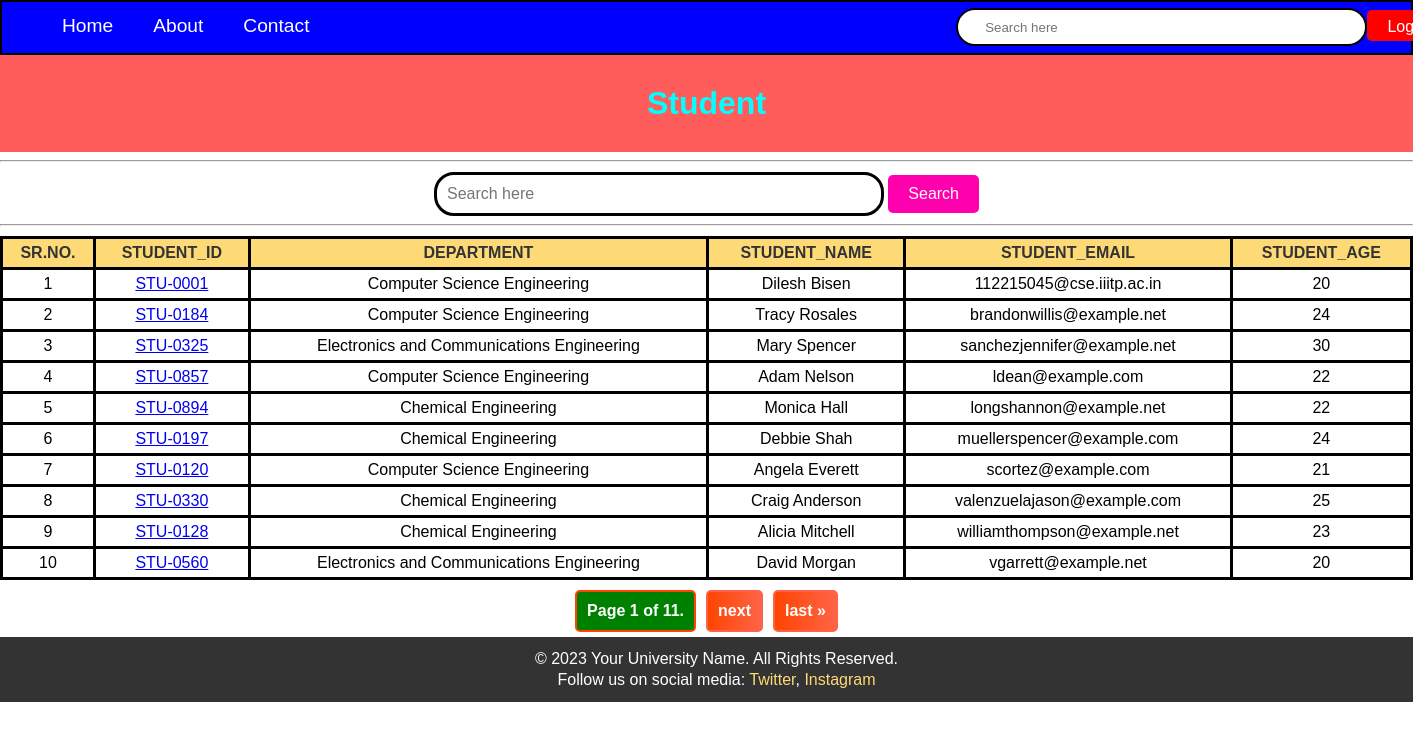
Page /student on the committed database.
### vegi/models.py (models this page shows, shortened)
class Student(models.Model):
    department = models.ForeignKey(
        Department, related_name="depart", on_delete=models.CASCADE
    )
    student_id = models.OneToOneField(
        StudentID, related_name="studentid", on_delete=models.SET_NULL, null=True
    )
    student_name = models.CharField(max_length=100)
    student_email = models.EmailField(unique=True)
    student_age = models.IntegerField(default=18)
    student_address = models.TextField()
    is_deleted = models.BooleanField(default=False)
    objects = StudentManager()
    admin_objects = models.Manager()
    class Meta:
        ordering = ["student_name"]
        verbose_name = "student"

class StudentID(models.Model):
    student_id = models.CharField(max_length=100)
    def __str__(self) -> str:
        return self.student_id

class Department(models.Model):
    department = models.CharField(max_length=100)
    class Meta:
        ordering = ["department"]

### vegi/views.py (the view, shortened to what this page needs)
# urls.py: path("student", get_students, name="get_students"),
def get_students(request):
    queryset = Student.objects.annotate(
        total_marks=Sum("studentmarks__marks")
    ).order_by("-total_marks")
    paginator = Paginator(queryset, 10)
    page_number = request.GET.get("page", 1)
    try:
        page_obj = paginator.page(page_number)
    except PageNotAnInteger:
        page_obj = paginator.page(1)
    except EmptyPage:
        page_obj = paginator.page(paginator.num_pages)
    return render(
        request, "report/student.html", {"page_obj": page_obj, "heading": "Student"}
    )

### vegi/models.py (called while the page is built)
    def get_queryset(self):
        return super().get_queryset().filter(is_deleted=False)

### vegi/templates/report/student.html (shortened to what this page needs)
{% extends 'base.html' %}
{% block start %}
  <header>
    <nav>
      <ul>
        <li>
          <a href="student">Home</a>
        </li>
        <li>About</li>
        <li>Contact</li>
      </ul>
      <div class="search">
        <input type="text" placeholder="Search here" />
      </div>
      <div class="logout-btn">
        <a href="/logout" class="btn btn-success">Logout</a>
      </div>
    </nav>
  </header>
  <main>
    <h1>Student</h1>
  </main>
  <hr />
  <div class="search-section">
    <form>
      <div class="search">
        <input type="text" name="search" placeholder="Search here" />
        <button type="submit" class="btn btn-primary">Search</button>
      </div>
    </form>
  </div>
  <hr />
  <table>
    <thead>
      <tr>
        <th>Sr.no.</th>
        <th>student_id</th>
        <th>department</th>
        <th>student_name</th>
        <th>student_email</th>
        <th>student_age</th>
      </tr>
    </thead>
    <tbody>
      {% for student in page_obj %}
        <tr>
          <td>{{ page_obj.start_index|add:forloop.counter0 }}</td>
          <td>
            <a href="{% url 'see_marks' student.student_id %}">{{ student.student_id }}</a>
          </td>
          <td>{{ student.department.department }}</td>
          <td>{{ student.student_name }}</td>
          <td>{{ student.student_email }}</td>
          <td>{{ student.student_age }}</td>
        </tr>
      {% endfor %}
    </tbody>
  </table>
  <div class="pagination">
    <span class="step-links">
      <span class="current">Page {{ page_obj.number }} of {{ page_obj.paginator.num_pages }}.</span>
      {% if page_obj.has_next %}
        <a href="?page={{ page_obj.next_page_number }}">next</a>
        <a href="?page={{ page_obj.paginator.num_pages }}">last &raquo;</a>
      {% endif %}
    </span>
  </div>
  <footer>
    <p>&copy; 2023 Your University Name. All Rights Reserved.</p>
    <p>
      Follow us on social media:
      <a href="https://twitter.com" target="_blank">Twitter</a>,
      <a href="https://www.instagram.com/" target="_blank">Instagram</a>
    </p>
  </footer>
{% endblock %}

### vegi/templates/report/student.html (style rules this page uses)
header { height: 51px; background-color: blue; border: 2px solid rgb(0, 0, 0); animation: slideInNav 1s ease-out; }
nav { display: flex; justify-content: space-between; align-items: center; }
nav ul, nav a { height: 15px; display: flex; justify-content: left; align-items: center; margin-left: 0; text-decoration: none; color: white; }
nav ul li { font-size: larger; padding: 0 20px; list-style-type: none; display: flex; justify-content: flex-start; color: white; margin: 0; }
nav .search { display: flex; align-items: center; margin-right: auto; }
nav .search input { width: 25vw; height: 30px; padding: 2px 27px; border: 2px solid black; border-radius: 25px; margin: 5px 0px 2px 47em; }
nav .btn-success { background-color: rgb(255, 0, 0); color: #fff; padding: 8px 20px; text-decoration: none; border-radius: 5px; display: inline-block; }
nav .logout-btn { margin-right: 1em; }
main { background-color: rgb(255, 92, 92); color: cyan; text-align: center; padding: 30px; animation: fadeInMain 2s ease-in-out; }
h1 { margin: 0; }
.search-section { text-align: center; margin-top: 10px; margin-bottom: -10px; }
.search { width: 100%; }
.search-section input[type='text'] { width: 30%; padding: 10px; margin-bottom: 10px; border: 3px solid #000000; border-radius: 20px; font-size: 16px; color: #333; }
.search-section button { background-color: rgb(255, 0, 174); color: #fff; padding: 10px 20px; font-size: 16px; border: none; border-radius: 5px; cursor: pointer; transition: background-color 0.3s ease; }
table { width: 100%; border-collapse: collapse; margin: 10px 0; }
th, td { border: 3px solid #000000; padding: 5px; text-align: center; }
th { background-color: #feda77; color: #333; font-weight: bold; text-transform: uppercase; }
.pagination { display: flex; justify-content: center; align-items: center; margin-top: 0; margin-bottom: 5px; }
.step-links { list-style: none; padding: 0; display: flex; }
.step-links a, .step-links .current { color: #fff; text-decoration: none; padding: 10px; margin: 0 5px; border-radius: 5px; font-weight: bold; transition: background 0.3s, border 0.3s; background: linear-gradient(to right, #ff4500, #ff6347); border: 2px solid #ff6347; }
.step-links .current { background: green; border-color: #ff4500; }
footer { position: relative; bottom: 0; width: 100%; background-color: #333; color: #fff; padding: 10px; text-align: center; }
footer p { margin: 3px 0; }
footer a { color: #feda77; text-decoration: none; transition: color 0.3s ease-in-out; }

### rows in the picture
Student: start_index|add "1", student_id "STU-0001", department.department "Computer Science Engineering", student_name "Dilesh Bisen", student_email "112215045@cse.iiitp.ac.in", student_age "20"
Student: start_index|add "2", student_id "STU-0184", department.department "Computer Science Engineering", student_name "Tracy Rosales", student_email "brandonwillis@example.net", student_age "24"
Student: start_index|add "3", student_id "STU-0325", department.department "Electronics and Communications Engineering", student_name "Mary Spencer", student_email "sanchezjennifer@example.net", student_age "30"
Student: start_index|add "4", student_id "STU-0857", department.department "Computer Science Engineering", student_name "Adam Nelson", student_email "ldean@example.com", student_age "22"
Student: start_index|add "5", student_id "STU-0894", department.department "Chemical Engineering", student_name "Monica Hall", student_email "longshannon@example.net", student_age "22"
Student: start_index|add "6", student_id "STU-0197", department.department "Chemical Engineering", student_name "Debbie Shah", student_email "muellerspencer@example.com", student_age "24"
Student: start_index|add "7", student_id "STU-0120", department.department "Computer Science Engineering", student_name "Angela Everett", student_email "scortez@example.com", student_age "21"
Student: start_index|add "8", student_id "STU-0330", department.department "Chemical Engineering", student_name "Craig Anderson", student_email "valenzuelajason@example.com", student_age "25"
Student: start_index|add "9", student_id "STU-0128", department.department "Chemical Engineering", student_name "Alicia Mitchell", student_email "williamthompson@example.net", student_age "23"
Student: start_index|add "10", student_id "STU-0560", department.department "Electronics and Communications Engineering", student_name "David Morgan", student_email "vgarrett@example.net", student_age "20"

### other values in the picture
{{ page_obj.number }} "1"
{{ page_obj.paginator.num_pages }} "11"
